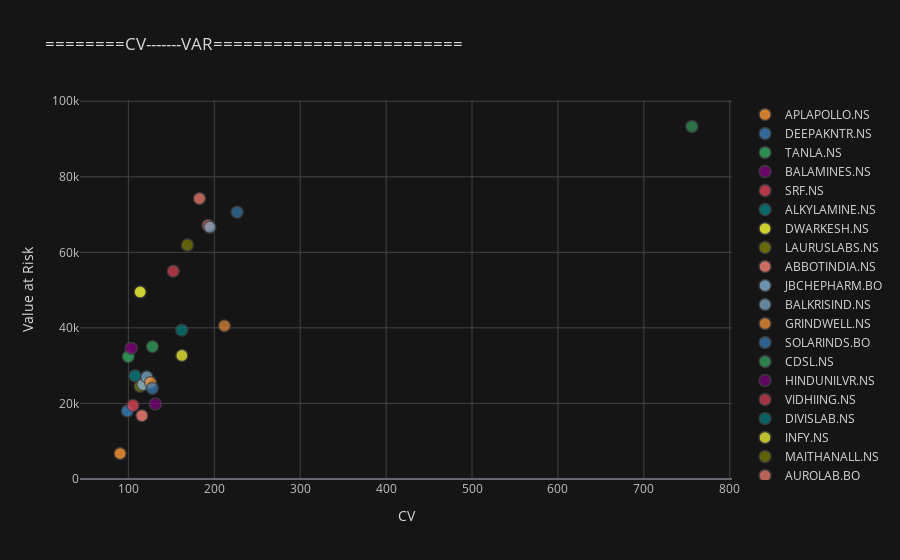

The cell this chart's notebook holds for it:
### Code cell
df1.iplot(kind="scatter",
              x="CV", y='Value at Risk',
              mode='markers',
              xTitle="CV", yTitle="Value at Risk",
              title="========CV-------VAR=========================", categories="Ticker",theme="solar")

### Figure 1 — Plotly figure (JSON) as saved in the notebook; plotly's stock layout.template omitted (floating-point values rounded to 4 significant figures)
{"data": [{"marker": {"color": "rgba(255, 153, 51, 1.0)", "line": {"width": 1.3}, "opacity": 0.8, "size": 12, "symbol": "circle"}, "mode": "markers", "name": "APLAPOLLO.NS", "textfont": {"color": "#D9D9D9"}, "type": "scatter", "x": [90.37], "y": [6736.0]}, {"marker": {"color": "rgba(55, 128, 191, 1.0)", "line": {"width": 1.3}, "opacity": 0.8, "size": 12, "symbol": "circle"}, "mode": "markers", "name": "DEEPAKNTR.NS", "textfont": {"color": "#D9D9D9"}, "type": "scatter", "x": [98.82], "y": [18000.0]}, {"marker": {"color": "rgba(50, 171, 96, 1.0)", "line": {"width": 1.3}, "opacity": 0.8, "size": 12, "symbol": "circle"}, "mode": "markers", "name": "TANLA.NS", "textfont": {"color": "#D9D9D9"}, "type": "scatter", "x": [99.97], "y": [32410.0]}, {"marker": {"color": "rgba(128, 0, 128, 1.0)", "line": {"width": 1.3}, "opacity": 0.8, "size": 12, "symbol": "circle"}, "mode": "markers", "name": "BALAMINES.NS", "textfont": {"color": "#D9D9D9"}, "type": "scatter", "x": [103.4], "y": [34590.0]}, {"marker": {"color": "rgba(219, 64, 82, 1.0)", "line": {"width": 1.3}, "opacity": 0.8, "size": 12, "symbol": "circle"}, "mode": "markers", "name": "SRF.NS", "textfont": {"color": "#D9D9D9"}, "type": "scatter", "x": [105.3], "y": [19480.0]}, {"marker": {"color": "rgba(0, 128, 128, 1.0)", "line": {"width": 1.3}, "opacity": 0.8, "size": 12, "symbol": "circle"}, "mode": "markers", "name": "ALKYLAMINE.NS", "textfont": {"color": "#D9D9D9"}, "type": "scatter", "x": [107.7], "y": [27320.0]}, {"marker": {"color": "rgba(255, 255, 51, 1.0)", "line": {"width": 1.3}, "opacity": 0.8, "size": 12, "symbol": "circle"}, "mode": "markers", "name": "DWARKESH.NS", "textfont": {"color": "#D9D9D9"}, "type": "scatter", "x": [113.7], "y": [49510.0]}, {"marker": {"color": "rgba(128, 128, 0, 1.0)", "line": {"width": 1.3}, "opacity": 0.8, "size": 12, "symbol": "circle"}, "mode": "markers", "name": "LAURUSLABS.NS", "textfont": {"color": "#D9D9D9"}, "type": "scatter", "x": [113.7], "y": [24540.0]}, {"marker": {"color": "rgba(251, 128, 114, 1.0)", "line": {"width": 1.3}, "opacity": 0.8, "size": 12, "symbol": "circle"}, "mode": "markers", "name": "ABBOTINDIA.NS", "textfont": {"color": "#D9D9D9"}, "type": "scatter", "x": [115.7], "y": [16770.0]}, {"marker": {"color": "rgba(128, 177, 211, 1.0)", "line": {"width": 1.3}, "opacity": 0.8, "size": 12, "symbol": "circle"}, "mode": "markers", "name": "JBCHEPHARM.BO", "textfont": {"color": "#D9D9D9"}, "type": "scatter", "x": [116.9], "y": [24980.0]}, {"marker": {"color": "rgba(128, 177, 211, 0.8999999999999999)", "line": {"width": 1.3}, "opacity": 0.8, "size": 12, "symbol": "circle"}, "mode": "markers", "name": "BALKRISIND.NS", "textfont": {"color": "#D9D9D9"}, "type": "scatter", "x": [121.4], "y": [27050.0]}, {"marker": {"color": "rgba(255, 153, 51, 0.8999999999999999)", "line": {"width": 1.3}, "opacity": 0.8, "size": 12, "symbol": "circle"}, "mode": "markers", "name": "GRINDWELL.NS", "textfont": {"color": "#D9D9D9"}, "type": "scatter", "x": [125.9], "y": [25520.0]}, {"marker": {"color": "rgba(55, 128, 191, 0.8999999999999999)", "line": {"width": 1.3}, "opacity": 0.8, "size": 12, "symbol": "circle"}, "mode": "markers", "name": "SOLARINDS.BO", "textfont": {"color": "#D9D9D9"}, "type": "scatter", "x": [127.9], "y": [24000.0]}, {"marker": {"color": "rgba(50, 171, 96, 0.8999999999999999)", "line": {"width": 1.3}, "opacity": 0.8, "size": 12, "symbol": "circle"}, "mode": "markers", "name": "CDSL.NS", "textfont": {"color": "#D9D9D9"}, "type": "scatter", "x": [128.0], "y": [35040.0]}, {"marker": {"color": "rgba(128, 0, 128, 0.8999999999999999)", "line": {"width": 1.3}, "opacity": 0.8, "size": 12, "symbol": "circle"}, "mode": "markers", "name": "HINDUNILVR.NS", "textfont": {"color": "#D9D9D9"}, "type": "scatter", "x": [131.4], "y": [19850.0]}, {"marker": {"color": "rgba(219, 64, 82, 0.8999999999999999)", "line": {"width": 1.3}, "opacity": 0.8, "size": 12, "symbol": "circle"}, "mode": "markers", "name": "VIDHIING.NS", "textfont": {"color": "#D9D9D9"}, "type": "scatter", "x": [152.3], "y": [55020.0]}, {"marker": {"color": "rgba(0, 128, 128, 0.8999999999999999)", "line": {"width": 1.3}, "opacity": 0.8, "size": 12, "symbol": "circle"}, "mode": "markers", "name": "DIVISLAB.NS", "textfont": {"color": "#D9D9D9"}, "type": "scatter", "x": [162.1], "y": [39400.0]}, {"marker": {"color": "rgba(255, 255, 51, 0.8999999999999999)", "line": {"width": 1.3}, "opacity": 0.8, "size": 12, "symbol": "circle"}, "mode": "markers", "name": "INFY.NS", "textfont": {"color": "#D9D9D9"}, "type": "scatter", "x": [162.3], "y": [32700.0]}, {"marker": {"color": "rgba(128, 128, 0, 0.8999999999999999)", "line": {"width": 1.3}, "opacity": 0.8, "size": 12, "symbol": "circle"}, "mode": "markers", "name": "MAITHANALL.NS", "textfont": {"color": "#D9D9D9"}, "type": "scatter", "x": [168.8], "y": [61950.0]}, {"marker": {"color": "rgba(251, 128, 114, 0.8999999999999999)", "line": {"width": 1.3}, "opacity": 0.8, "size": 12, "symbol": "circle"}, "mode": "markers", "name": "AUROLAB.BO", "textfont": {"color": "#D9D9D9"}, "type": "scatter", "x": [182.8], "y": [74240.0]}, {"marker": {"color": "rgba(251, 128, 114, 0.7999999999999998)", "line": {"width": 1.3}, "opacity": 0.8, "size": 12, "symbol": "circle"}, "mode": "markers", "name": "NELCO.NS", "textfont": {"color": "#D9D9D9"}, "type": "scatter", "x": [192.6], "y": [67130.0]}, {"marker": {"color": "rgba(128, 177, 211, 0.7999999999999998)", "line": {"width": 1.3}, "opacity": 0.8, "size": 12, "symbol": "circle"}, "mode": "markers", "name": "MANALIPETC.NS", "textfont": {"color": "#D9D9D9"}, "type": "scatter", "x": [194.9], "y": [66650.0]}, {"marker": {"color": "rgba(255, 153, 51, 0.7999999999999998)", "line": {"width": 1.3}, "opacity": 0.8, "size": 12, "symbol": "circle"}, "mode": "markers", "name": "HCLTECH.NS", "textfont": {"color": "#D9D9D9"}, "type": "scatter", "x": [211.8], "y": [40530.0]}, {"marker": {"color": "rgba(55, 128, 191, 0.7999999999999998)", "line": {"width": 1.3}, "opacity": 0.8, "size": 12, "symbol": "circle"}, "mode": "markers", "name": "ACE.NS", "textfont": {"color": "#D9D9D9"}, "type": "scatter", "x": [226.6], "y": [70640.0]}, {"marker": {"color": "rgba(50, 171, 96, 0.7999999999999998)", "line": {"width": 1.3}, "opacity": 0.8, "size": 12, "symbol": "circle"}, "mode": "markers", "name": "GPIL.NS", "textfont": {"color": "#D9D9D9"}, "type": "scatter", "x": [755.9], "y": [93310.0]}], "layout": {"legend": {"bgcolor": "#151516", "font": {"color": "#D9D9D9"}}, "paper_bgcolor": "#151516", "plot_bgcolor": "#151516", "title": {"font": {"color": "#D9D9D9"}, "text": "========CV-------VAR========================="}, "xaxis": {"gridcolor": "#434343", "showgrid": true, "tickfont": {"color": "#C2C2C2"}, "title": {"font": {"color": "#D9D9D9"}, "text": "CV"}, "zerolinecolor": "#666570"}, "yaxis": {"gridcolor": "#434343", "showgrid": true, "tickfont": {"color": "#C2C2C2"}, "title": {"font": {"color": "#D9D9D9"}, "text": "Value at Risk"}, "zerolinecolor": "#666570"}}}
